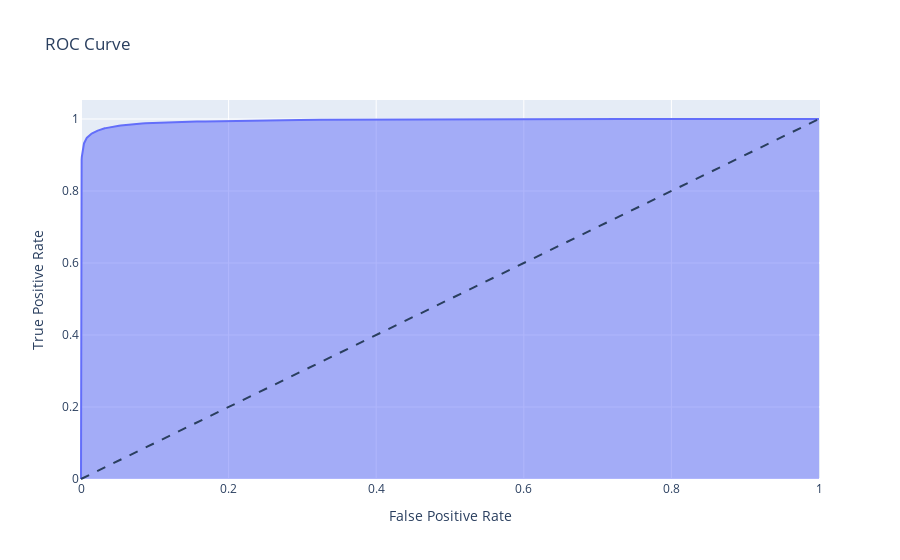

The notebook cell saved with this chart:
### Code cell
# Random Forest ROC Curve
from sklearn.metrics import roc_curve

# get the probabilities
y_pred_proba = rf.predict_proba(X_test)[:, 1]

# calculate the fpr, tpr and thresholds
fpr, tpr, thresholds = roc_curve(y_test, y_pred_proba, pos_label='Yes')

# use plotly
plt = px.area(x=fpr, y=tpr, title='ROC Curve', labels=dict(x='False Positive Rate', y='True Positive Rate'))
plt.add_shape(type='line', line=dict(dash='dash'), x0=0, x1=1, y0=0, y1=1)
plt.show()
